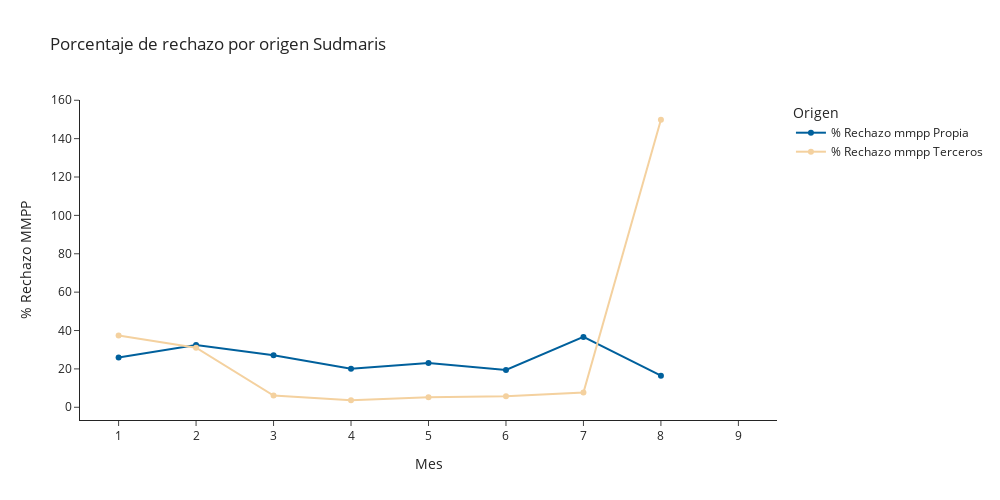

Notebook cell for this chart:
### Code cell
datos = ingresos_mmpp[ingresos_mmpp.Empresa == empresa].copy()
datos['Indicadores'] = [dict_indicadores_2[datos.Indicador.iloc[i]] for i in range(len(datos.Indicador))]
datos['Propietario'] = [dict_propiedad[datos.Indicador.iloc[i]] for i in range(len(datos.Indicador))]
datos.drop_duplicates(inplace = True, subset=['Indicador','Valor','Mes','Año','Empresa'])

datos = pd.pivot_table(datos[datos.Indicadores != 'Unidades por kilo'], index=['Mes'], columns=['Propietario','Indicadores'], values='Valor')
for i in datos.index:
    datos.loc[i,('Materia Prima Propia','% Rechazo mmpp')] = (datos.loc[i,('Materia Prima Propia','Ingreso Materia Prima Bruta')] - datos.loc[i,('Materia Prima Propia','Ingreso Materia Prima Neta')]) /datos.loc[i,('Materia Prima Propia','Ingreso Materia Prima Bruta')]*100
    datos.loc[i,('Materia Prima Terceros','% Rechazo mmpp')] = (datos.loc[i,('Materia Prima Terceros','Ingreso Materia Prima Bruta')] - datos.loc[i,('Materia Prima Terceros','Ingreso Materia Prima Neta')]) /datos.loc[i,('Materia Prima Propia','Ingreso Materia Prima Bruta')]*100

datos = datos.loc[idx[:],idx[:,'% Rechazo mmpp']]
datos.columns = ['% Rechazo mmpp Propia','% Rechazo mmpp Terceros']

import plotly.express as px
fig = px.line(datos, x=datos.index, y=['% Rechazo mmpp Propia','% Rechazo mmpp Terceros'], markers=True,
                title="Porcentaje de rechazo por origen "+empresa,
                labels={'Mes':'Mes','value':'% Rechazo MMPP','variable':'Origen'},
                color_discrete_map={'% Rechazo mmpp Propia': "#00609C", '% Rechazo mmpp Terceros': "#F4D19F"},
                template="simple_white",
                width=1000, 
                height=500,)
fig.show()

### Figure 1 — Plotly figure (JSON) as saved in the notebook; plotly's stock layout.template omitted (floating-point values rounded to 4 significant figures)
{"data": [{"hovertemplate": "Origen=% Rechazo mmpp Propia<br>Mes=%{x}<br>% Rechazo MMPP=%{y}<extra></extra>", "legendgroup": "% Rechazo mmpp Propia", "line": {"color": "#00609C", "dash": "solid"}, "marker": {"symbol": "circle"}, "mode": "markers+lines", "name": "% Rechazo mmpp Propia", "orientation": "v", "showlegend": true, "type": "scatter", "x": [1, 2, 3, 4, 5, 6, 7, 8, 9], "xaxis": "x", "y": [25.92, 32.5, 27.1, 20.02, 23.11, 19.45, 36.69, 16.44, null], "yaxis": "y"}, {"hovertemplate": "Origen=% Rechazo mmpp Terceros<br>Mes=%{x}<br>% Rechazo MMPP=%{y}<extra></extra>", "legendgroup": "% Rechazo mmpp Terceros", "line": {"color": "#F4D19F", "dash": "solid"}, "marker": {"symbol": "circle"}, "mode": "markers+lines", "name": "% Rechazo mmpp Terceros", "orientation": "v", "showlegend": true, "type": "scatter", "x": [1, 2, 3, 4, 5, 6, 7, 8, 9], "xaxis": "x", "y": [37.44, 31.05, 6.117, 3.664, 5.235, 5.778, 7.652, 149.8, null], "yaxis": "y"}], "layout": {"height": 500, "legend": {"title": {"text": "Origen"}, "tracegroupgap": 0}, "title": {"text": "Porcentaje de rechazo por origen Sudmaris"}, "width": 1000, "xaxis": {"anchor": "y", "domain": [0, 1], "title": {"text": "Mes"}}, "yaxis": {"anchor": "x", "domain": [0, 1], "title": {"text": "% Rechazo MMPP"}}}}
